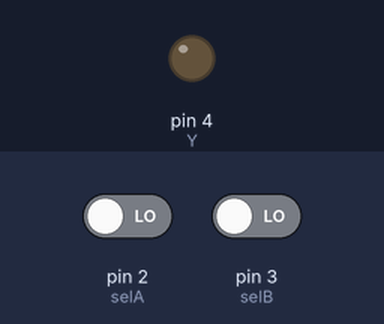
A sketch run on a simulated Arduino Uno, built with avr-gcc and run on an emulated ATmega328P. Shown: output pins drawn as LEDs (lit = HIGH). Inputs (shaded band) come from the test bench; at power-on: pin 3 (selB) LOW, pin 2 (selA) LOW.

Above: at 1.2 s.
1.3 s: pin 3 (selB) driven HIGH
At 1.8 s:
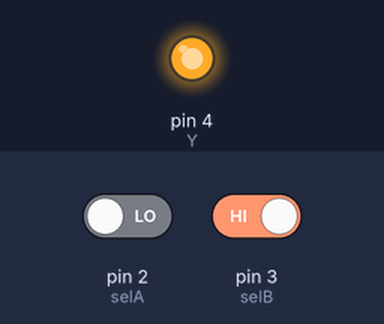
2.8 s: pin 3 (selB) driven LOW
At 4.2 s:
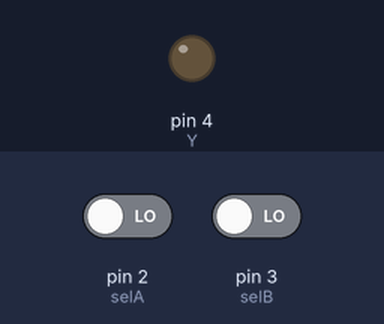
Timing chart, 0 to 5.8 s (numbered marks = the images above; inputs shaded):
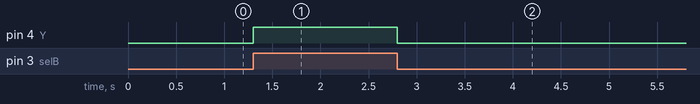

Measured:
- after the input at 1.3 s, pin 4 (Y): LOW → HIGH at once
- after the input at 2.8 s, pin 4 (Y): HIGH → LOW at once

The sketch:

2_1_mux.ino
```cpp
// bytes are 0-255
const byte selA = 2; // Selection line A (bits 1 and 0 set to 1 and 0, respectively)
const byte selB = 3; // Selection line B (bits 1 and 0 set to 0, respectively)
const byte Y = 4;

void _2_1_mux(byte sel0, byte sel1, byte output);
void multiplyBy2(int a, int b);

bool en = false;

void setup() {
  pinMode(Y, OUTPUT); // output Y
  pinMode(selA, INPUT); // sel 0
  pinMode(selB, INPUT); // sel 1;
  Serial.begin(9600);

  if (en) {
    multiplyBy2(1, 2);
  }

}

void loop() {

  _2_1_mux(selA, selB, Y);

}

void _2_1_mux(byte pinA, byte pinB, byte outputPin) {

  byte myByteA = digitalRead(pinA) ? 1 : 0; // use ternary operator
  byte myByteB = digitalRead(pinB) ? 1 : 0;

  byte myString = (myByteA << 1) | myByteB;

  switch (myString) {
    case 0B00:
      digitalWrite(outputPin, LOW);
    break;
    case 0B01:
      digitalWrite(outputPin, HIGH);
    break;
    case 0B10:
      digitalWrite(outputPin, LOW);
    break;
    default:
      digitalWrite(outputPin, HIGH);
    break;
  }

  return;
}

void multiplyBy2(int numToMultiply, int numTimes) {

  byte A = numToMultiply << numTimes; // each shift is multiplying by 2

  Serial.print(numToMultiply);
  Serial.print(" multiplied by 2 ");
  Serial.print(numTimes);
  Serial.print(" times is: ");
  Serial.println(A);
  //Serial.print(A, BIN);

  return;
}
```
